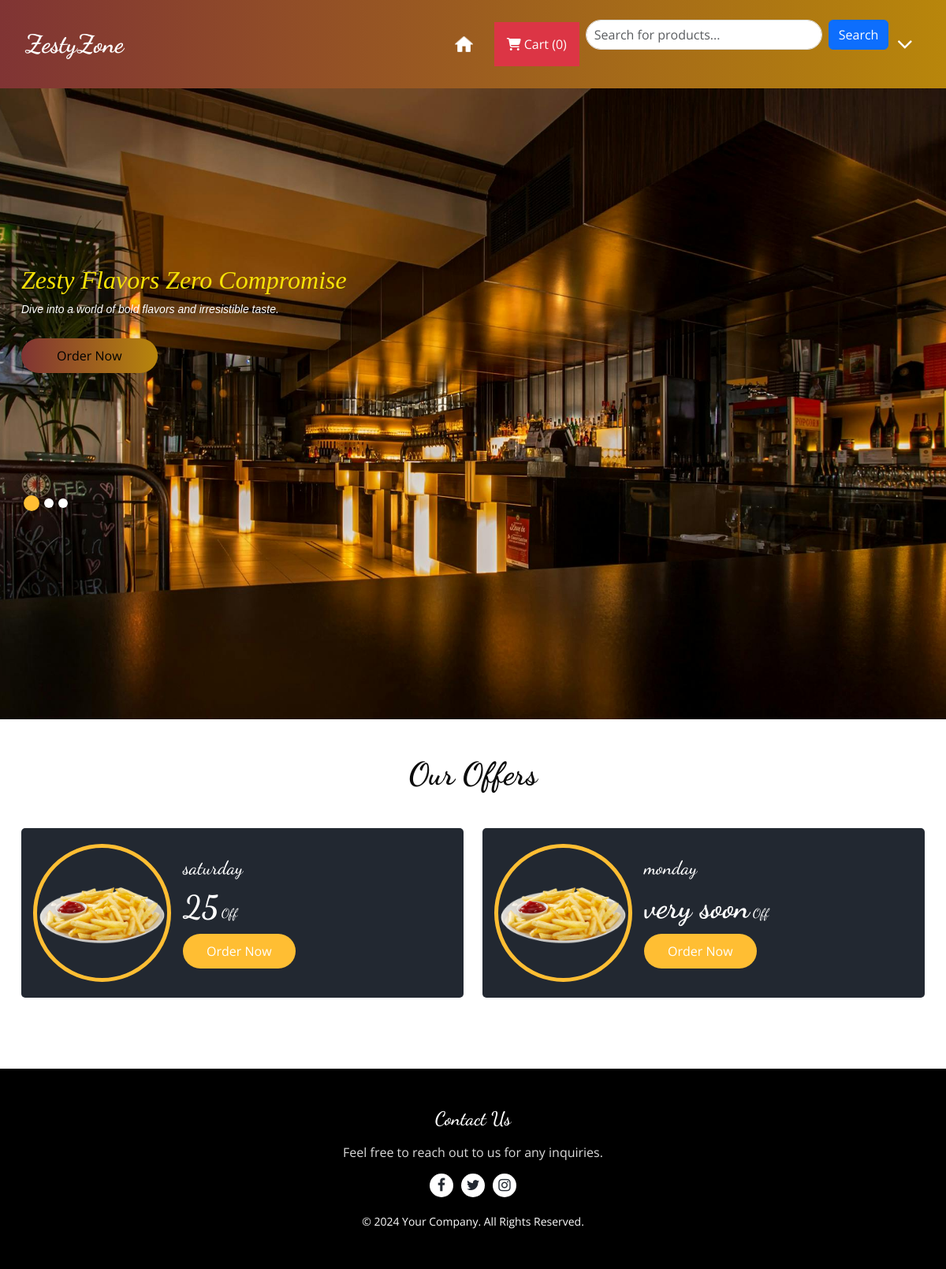
The page / on the database its author committed.
### Products/models.py (models this page shows, shortened)
class Offer(models.Model):
    Offer_name=models.CharField(max_length=100)
    Offer=models.CharField(max_length=50)
    img=models.ImageField(upload_to='images')

### Products/views.py (the view)
# urls.py: path('',views.Home,name='home'),
def Home(request):
    obj=Offer.objects.all()
    context={"objs":obj}
    return render(request,'base.html',context)

### templates/base.html (shortened to what this page needs)
<!DOCTYPE html>
{% load static %}
<html>
<head>
  <link href="{% static '/assets/vendor/bootstrap/css/bootstrap.min.css' %}" rel="stylesheet">
  <link href="{% static '/assets/vendor/bootstrap-icons/bootstrap-icons.css' %}" rel="stylesheet">
  <link href="{% static '/assets/vendor/boxicons/css/boxicons.min.css' %}" rel="stylesheet">
  <link href="{% static '/assets/vendor/glightbox/css/glightbox.min.css' %}" rel="stylesheet">
  <link href="{% static '/assets/vendor/remixicon/remixicon.css' %}" rel="stylesheet">
  <link href="{% static '/assets/vendor/swiper/swiper-bundle.min.css' %}" rel="stylesheet">
  <link rel="stylesheet" href="https://cdnjs.cloudflare.com/ajax/libs/font-awesome/6.2.1/css/all.min.css" />
  <link rel="stylesheet" type="text/css" href="{% static 'css/bootstrap.css' %}" />
  <link rel="stylesheet" href="https://cdnjs.cloudflare.com/ajax/libs/font-awesome/5.15.4/css/all.min.css">
  <link href="https://cdn.jsdelivr.net/npm/bootstrap@5.3.0/dist/css/bootstrap.min.css" rel="stylesheet">
  <link rel="stylesheet" type="text/css" href="https://cdnjs.cloudflare.com/ajax/libs/OwlCarousel2/2.3.4/assets/owl.carousel.min.css" />
  <link rel="stylesheet" href="https://cdnjs.cloudflare.com/ajax/libs/jquery-nice-select/1.1.0/css/nice-select.min.css" />
  <link href="{% static 'css/font-awesome.min.css' %}" rel="stylesheet" />
  <link href="{% static 'css/style.css' %}" rel="stylesheet" />
  <link href="{% static 'css/responsive.css' %}" rel="stylesheet" />
</head>
<body>
        <header class="header_section" style="background: linear-gradient(to right, #803434, #B8860B); /* Red to Gold */
        color: white; /* Ensure text stands out */
        padding: 20px;">
          <div class="container">
            <nav class="navbar navbar-expand-lg custom_nav-container ">
              <a class="navbar-brand" href="/">
                <span>
                  ZestyZone
                </span>
              </a>
              <div class="collapse navbar-collapse" id="navbarSupportedContent">
                <div class="user_option">
                  <a href="/">
                    <img src="{% static 'images\icons8-home-24.png' %}" style="height: 25px; width: 25px ; margin-right: 8px;;"  alt="">
                </a>
                     <button type="button" class="nav-link scrollto bg-danger p-3 m-2 text-white" id="popcart" data-container="body" data-toggle="popover" data-placement="bottom" data-html="true" ><i class="fa-solid fa-cart-shopping"></i>  Cart (<span id="cart">0</span>)
                     </button>
                       <form method="GET" action="{% url 'menu' %}" class="form-inline mb-4">
                        <input
                          name="q"
                          type="text"
                          class="form-control me-2"
                          placeholder="Search for products..."
                          value="{{ query|default:'' }}"
                          style="width: 300px; padding: 10px; border-radius: 20px;"
                        />
                        <button type="submit" class="btn btn-primary">Search</button>
                      </form>
                   <div class="dropdown" >
                    <a href="javascript:void(0)" class="user_link" id="userDropdown" onclick="toggleDropdown()">
                      <i class="fa fa-angle-down" style=" font-size: xx-large;" style="height: 25px; width: 25px;"  aria-hidden="true"></i>
                    </a>
                </div>
                </div>
              </div>
            </nav>
          </div>
        </header>
         {% block slider2 %}
         <div class="hero_area">
          <div class="bg-box">
            <img src=  "{% static 'images/5.jpg' %}"  alt="" >
          </div>
        <section class="slider_section ">
          <div id="customCarousel1" class="carousel slide" data-ride="carousel">
            <div class="carousel-inner">
              <div class="carousel-item active">
                <div class="container ">
                  <div class="row">
                    <div class="col-md-7 col-lg-6 ">
                      <div class="detail-box">
                        <h2 style=" font-style: italic; color:rgb(246, 226, 7); font-family:fantasy;">
                          Zesty Flavors Zero Compromise
                        </h2>
                        <p style=" color:rgb(255, 255, 255); font-style: italic; font-family: 'Trebuchet MS', 'Lucida Sans Unicode', 'Lucida Grande', 'Lucida Sans', Arial, sans-serif;">
                          Dive into a world of bold flavors and irresistible taste.                        </p>
                        <div class="btn-box">
                          <a href="/menu/" class="btn1" style="color: black; background: linear-gradient(to right, #803434, #B8860B);;">
                            Order Now
                          </a>
                        </div>
                      </div>
                    </div>
                  </div>
                </div>
              </div>
            </div>
            <div class="container">
              <ol class="carousel-indicators">
                <li data-target="#customCarousel1" data-slide-to="0" class="active"></li>
                <li data-target="#customCarousel1" data-slide-to="1"></li>
                <li data-target="#customCarousel1" data-slide-to="2"></li>
              </ol>
            </div>
          </div>
        </section>
    {% endblock slider2 %}
      </div>
    {% block content %}
  {% include 'offer.html' %}
    {% endblock content %}
  {% block footer %}
  <footer class="footer_section" style="background-color:black ;">
    <h4>Contact Us</h4>
    <p>Feel free to reach out to us for any inquiries.</p>
    <div class="footer_social">
      <a href="#" title="Facebook"><i class="fa fa-facebook"></i></a>
      <a href="#" title="Twitter"><i class="fa fa-twitter"></i></a>
      <a href="#" title="Instagram"><i class="fa fa-instagram"></i></a>
    </div>
    <div class="footer-info">
      <p>&copy; 2024 <a href="#">Your Company</a>. All Rights Reserved.</p>
    </div>
  </footer>
  {% endblock footer %}
</body>
</html>

### templates/offer.html (shortened to what this page needs)
{% load static %}
{% block body %}
<section class="offer_section layout_padding-bottom">
    <div class="offer_container">
      <div class="container">
        <div class="heading_container heading_center">
          <h2>Our Offers</h2>
        </div>
        <div class="row">
          {% for obj in objs %}
          <div class="col-md-6">
            <div class="box">
              <div class="img-box">
                <img src="{{ obj.img.url }}" alt="image not found">
              </div>
              <div class="detail-box">
                <h5>{{ obj.Offer_name }}</h5>
                <h6>
                  <span>{{ obj.Offer }}</span> Off
                </h6>
                <a href="#">
                  Order Now
                </a>
              </div>
            </div>
          </div>
          {% endfor %}
        </div>
      </div>
    </div>
  </section>
  {% endblock %}

### static/css/responsive.css (style rules this page uses)
@media (min-width: 1200px) { .container { max-width: 1170px; } }

### templates/base.html (style rules this page uses)
.dropdown { position: relative; }
.form-inline { display: flex; align-items: center; }

### rows shown on the page
Offer: img (picture), Offer_name "saturday", Offer "25"
Offer: img (picture), Offer_name "monday", Offer "very soon"
